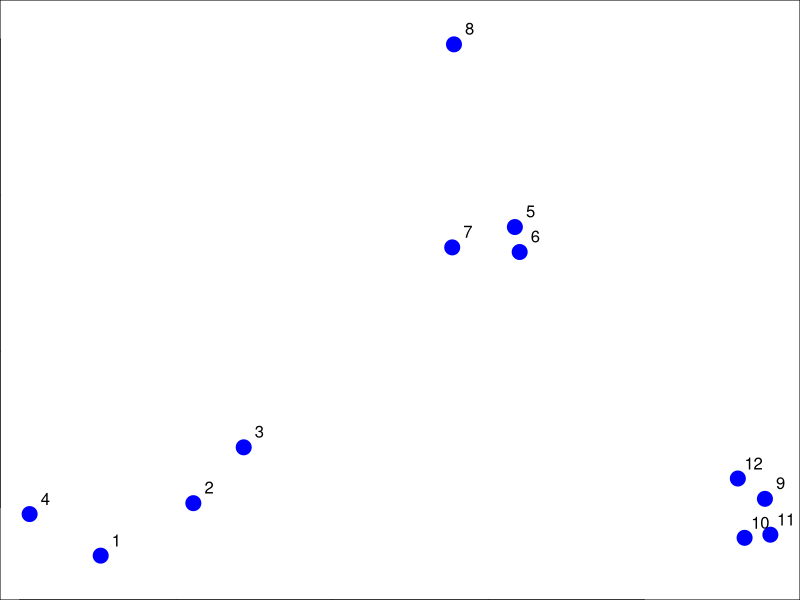
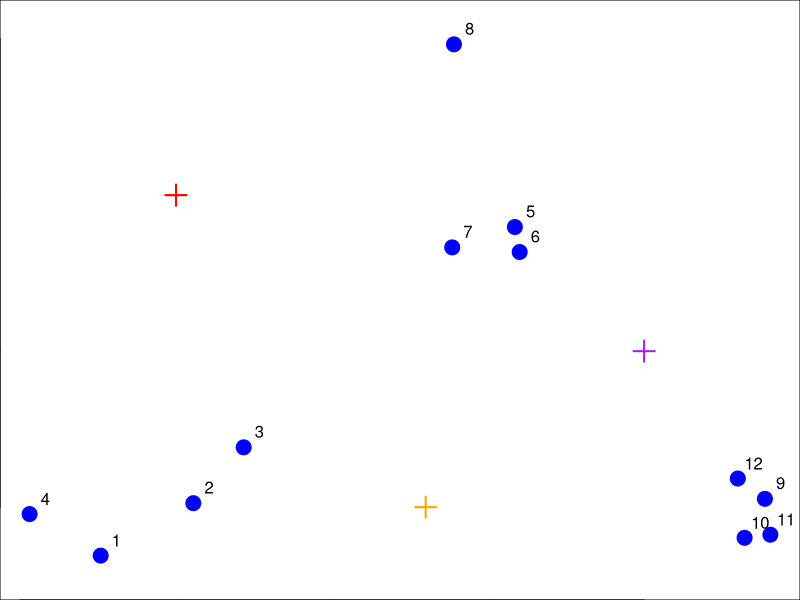
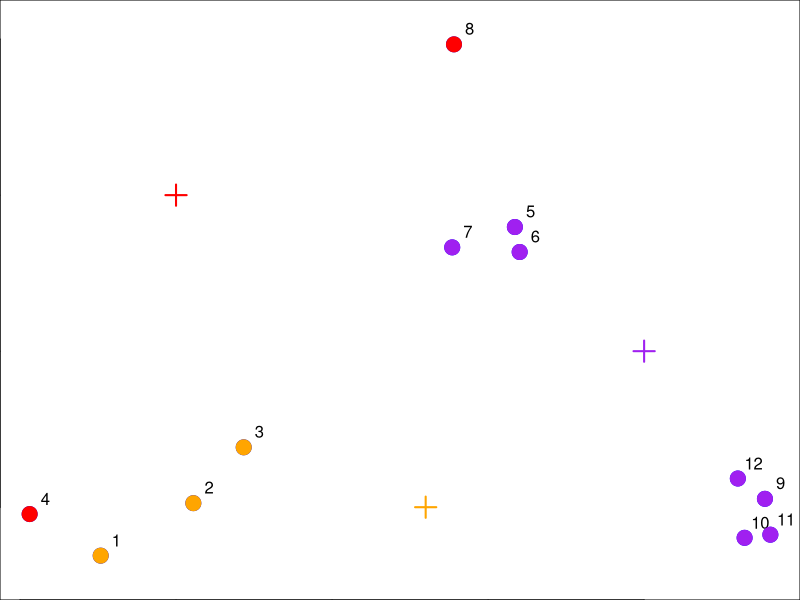
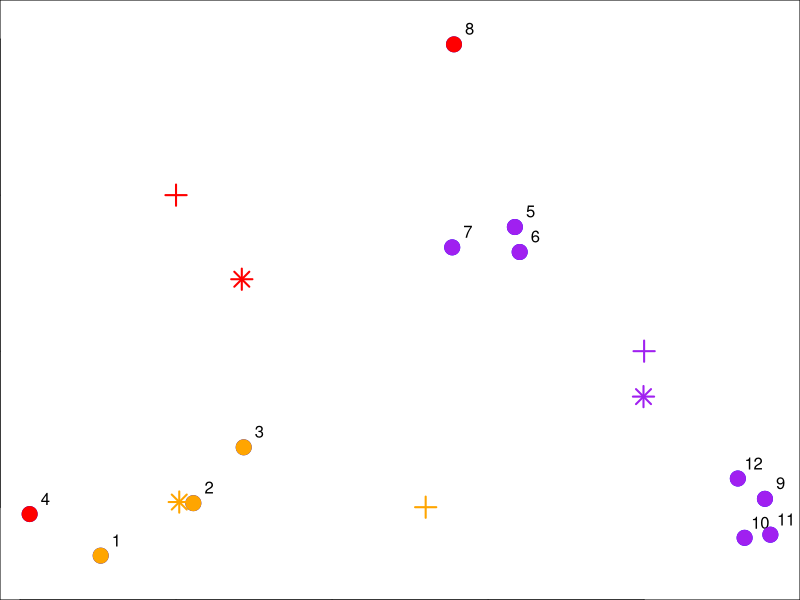
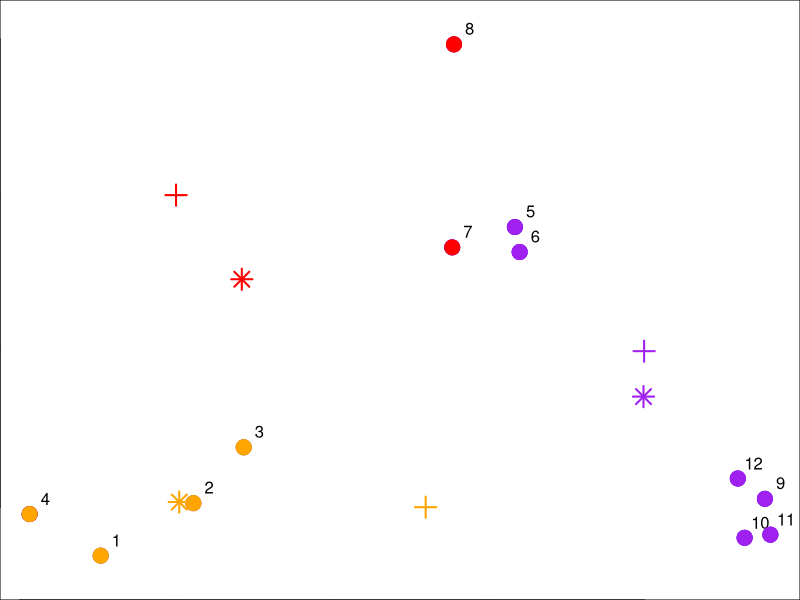
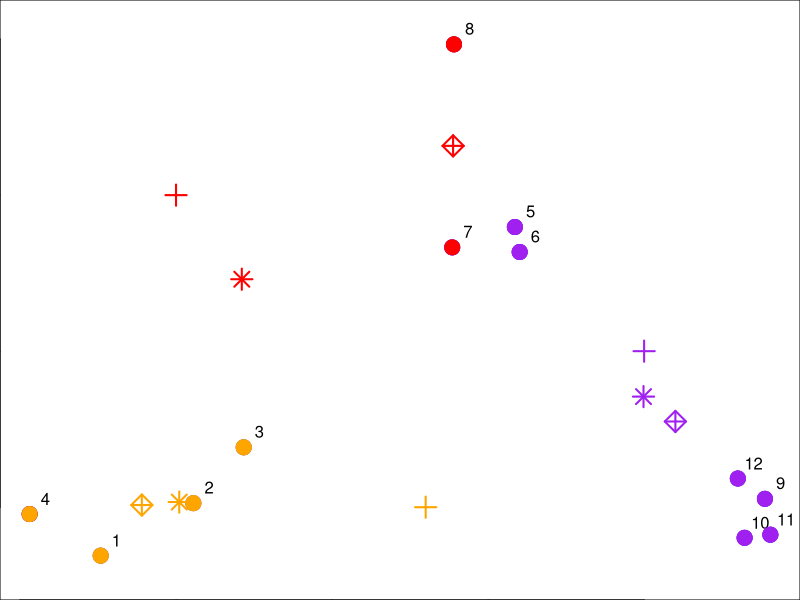
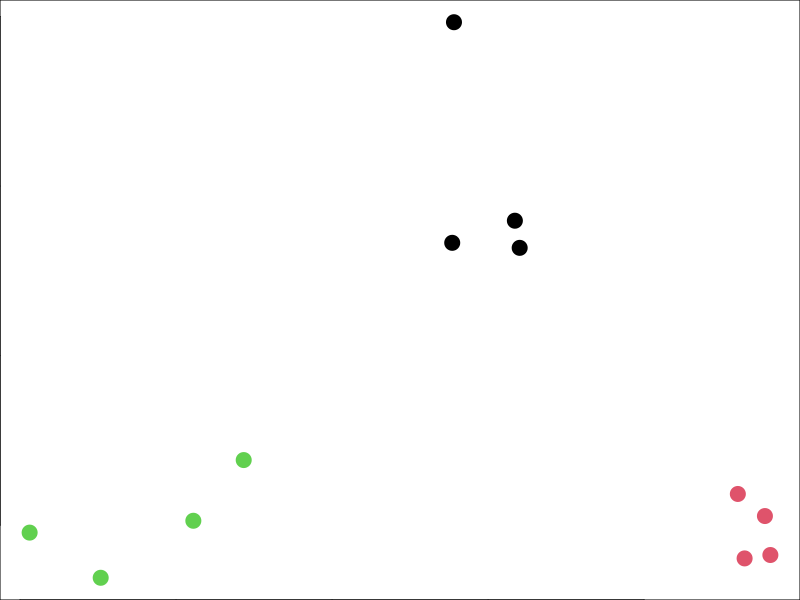
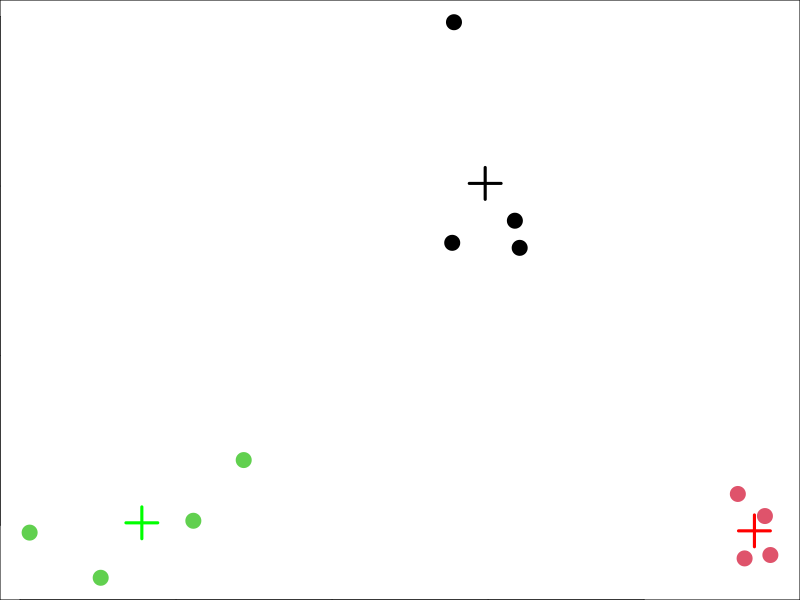

The R script that drew these images, in order:
## ---- chunk 1
set.seed(1234);
x <- rnorm(12, mean=rep(1:3,each=4), sd=0.2)
y <- rnorm(12, mean=rep(c(1, 2, 1), each=4), sd=0.2)
## ---- chunk 2
par(mar=c(0, 0, 0, 0))
plot(x, y, col="blue", pch=19, cex=2, asp=1)
text(x+0.05, y+0.05, labels=as.character(1:12))
## ---- chunk 3
"All of the others"
## ---- chunk 4
"All of the others"
## ---- chunk 5
cx <- c(1, 1.8, 2.5)
cy <- c(2, 1, 1.5)
cmat <- matrix(c(cx, cy), nrow=2, byrow=TRUE) 
## ---- chunk 6
cmat
## ---- chunk 7
par(mar=c(0, 0, 0, 0))
plot(x, y, col="blue", pch=19, cex=2, asp=1)
text(x+0.05, y+0.05, labels=as.character(1:12))
points(cx, cy, col=c("red", "orange","purple"), pch=3, cex=2, lwd=2)
## ---- chunk 8
"36"
## ---- chunk 9
mdist <- function(x, y, cx, cy){
    distTmp <- matrix(NA, nrow=3, ncol=12)
    distTmp[1,] <- (x - cx[1])^2 + (y - cy[1])^2
    distTmp[2,] <- (x - cx[2])^2 + (y - cy[2])^2
    distTmp[3,] <- (x - cx[3])^2 + (y - cy[3])^2  
    return(distTmp)
}
## ---- chunk 10
mdist(x, y, cx, cy)
## ---- chunk 11
"pick the minimum entry"
## ---- chunk 12
"3"
## ---- chunk 13
distTmp <- mdist(x, y, cx, cy)
## ---- chunk 14
apply(distTmp, 2, which.min)
## ---- chunk 15
newClust <- apply(distTmp, 2, which.min)
cols1 <- c("red", "orange", "purple")
## ---- chunk 16
par(mar=c(0, 0, 0, 0))
plot(x, y, col="blue", pch=19, cex=2, asp=1)
text(x+0.05, y+0.05, labels=as.character(1:12))
points(cx, cy, col=c("red", "orange","purple"), pch=3, cex=2, lwd=2)
points(x, y, pch=19, cex=2, col=cols1[newClust])
## ---- chunk 17
tapply(x, newClust, mean)
## ---- chunk 18
tapply(y, newClust, mean)
## ---- chunk 19
newCx <- tapply(x, newClust, mean)
newCy <- tapply(y, newClust, mean)
## ---- chunk 20
par(mar=c(0, 0, 0, 0))
plot(x, y, col="blue", pch=19, cex=2, asp=1)
text(x+0.05, y+0.05, labels=as.character(1:12))
points(cx, cy, col=c("red", "orange","purple"), pch=3, cex=2, lwd=2)
points(x, y, pch=19, cex=2, col=cols1[newClust])
points(newCx, newCy, col=cols1, pch=8, cex=2, lwd=2)
## ---- chunk 21
mdist(x, y, newCx, newCy)
## ---- chunk 22
"They will both change clusters"
## ---- chunk 23
distTmp2 <- mdist(x, y, newCx, newCy)
## ---- chunk 24
apply(distTmp2, 2, which.min)
## ---- chunk 25
newClust2 <- apply(distTmp2, 2, which.min)
## ---- chunk 26
par(mar=c(0, 0, 0, 0))
plot(x, y, col="blue", pch=19, cex=2, asp=1)
text(x+0.05, y+0.05, labels=as.character(1:12))
points(cx, cy, col=c("red", "orange","purple"), pch=3, cex=2, lwd=2)
points(x, y, pch=19, cex=2, col=cols1[newClust])
points(newCx, newCy, col=cols1, pch=8, cex=2, lwd=2)
points(x, y, pch=19, cex=2, col=cols1[newClust2])
## ---- chunk 27
tapply(x, newClust2, mean)
## ---- chunk 28
tapply(y, newClust2, mean)
## ---- chunk 29
finalCx <- tapply(x, newClust2, mean)
finalCy <- tapply(y, newClust2, mean)
## ---- chunk 30
par(mar=c(0, 0, 0, 0))
plot(x, y, col="blue", pch=19, cex=2, asp=1)
text(x+0.05, y+0.05, labels=as.character(1:12))
points(cx, cy, col=c("red", "orange","purple"), pch=3, cex=2, lwd=2)
points(x, y, pch=19, cex=2, col=cols1[newClust])
points(newCx, newCy, col=cols1, pch=8, cex=2, lwd=2)
points(x, y, pch=19, cex=2, col=cols1[newClust2])
points(finalCx, finalCy, col=cols1, pch=9, cex=2, lwd=2)
## ---- chunk 31
dataFrame <- data.frame(x=x, y=y)
## ---- chunk 32
kmeans(dataFrame, centers=3)
## ---- chunk 33
kmObj <- kmeans(dataFrame, 3)
## ---- chunk 34
kmObj$iter
## ---- chunk 35
plot(x, y, col=kmObj$cluster, pch=19, cex=2)
## ---- chunk 36
plot(x, y, col=kmObj$cluster, pch=19, cex=2)
points(kmObj$centers, col=c("black", "red", "green"), pch=3, cex=3, lwd=3)
## ---- chunk 37
plot(x, y, col=kmeans(dataFrame, 6)$cluster, pch=19, cex=2)
## ---- chunk 38
plot(x, y, col=kmeans(dataFrame, 6)$cluster, pch=19, cex=2)
## ---- chunk 39
plot(x, y, col=kmeans(dataFrame, 6)$cluster, pch=19, cex=2)
## ---- chunk 40
"True"
## ---- chunk 41
"False"
## ---- chunk 42
"False"
## ---- chunk 43
"False"
## ---- chunk 44
"False"
